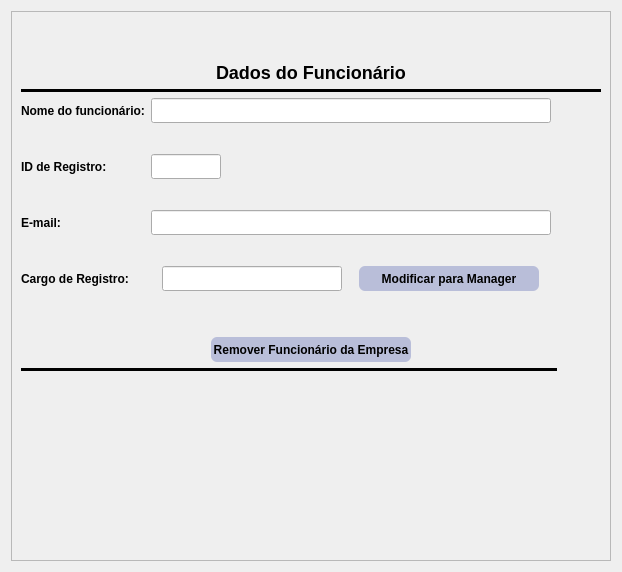
           <widget class="QWidget" name="page_descricao_funcionario">
            <layout class="QGridLayout" name="gridLayout_91">
             <item row="0" column="0">
              <widget class="QFrame" name="frame_4">
               <property name="minimumSize">
                <size>
                 <width>0</width>
                 <height>550</height>
                </size>
               </property>
               <property name="maximumSize">
                <size>
                 <width>600</width>
                 <height>600</height>
                </size>
               </property>
               <property name="frameShape">
                <enum>QFrame::StyledPanel</enum>
               </property>
               <property name="frameShadow">
                <enum>QFrame::Raised</enum>
               </property>
               <layout class="QGridLayout" name="gridLayout_93">
                <item row="2" column="0">
                 <spacer name="verticalSpacer_18">
                  <property name="orientation">
                   <enum>Qt::Vertical</enum>
                  </property>
                  <property name="sizeType">
                   <enum>QSizePolicy::Fixed</enum>
                  </property>
                  <property name="sizeHint" stdset="0">
                   <size>
                    <width>20</width>
                    <height>180</height>
                   </size>
                  </property>
                 </spacer>
                </item>
                <item row="0" column="0">
                 <layout class="QGridLayout" name="gridLayout_90">
                  <item row="0" column="0" alignment="Qt::AlignHCenter|Qt::AlignBottom">
                   <widget class="QLabel" name="label_36">
                    <property name="styleSheet">
                     <string notr="true">font-weight: bold;
font-size: 18px;</string>
                    </property>
                    <property name="text">
                     <string>Dados do Funcionário</string>
                    </property>
                   </widget>
                  </item>
                  <item row="1" column="0">
                   <widget class="Line" name="line_14">
                    <property name="styleSheet">
                     <string notr="true">background-color:black;</string>
                    </property>
                    <property name="orientation">
                     <enum>Qt::Horizontal</enum>
                    </property>
                   </widget>
                  </item>
                  <item row="2" column="0">
                   <layout class="QGridLayout" name="gridLayout_92">
                    <item row="3" column="1">
                     <spacer name="verticalSpacer_21">
                      <property name="orientation">
                       <enum>Qt::Vertical</enum>
                      </property>
                      <property name="sizeType">
                       <enum>QSizePolicy::Fixed</enum>
                      </property>
                      <property name="sizeHint" stdset="0">
                       <size>
                        <width>20</width>
                        <height>25</height>
                       </size>
                      </property>
                     </spacer>
                    </item>
                    <item row="4" column="5">
                     <spacer name="horizontalSpacer_15">
                      <property name="orientation">
                       <enum>Qt::Horizontal</enum>
                      </property>
                      <property name="sizeHint" stdset="0">
                       <size>
                        <width>40</width>
                        <height>20</height>
                       </size>
                      </property>
                     </spacer>
                    </item>
                    <item row="6" column="5">
                     <spacer name="horizontalSpacer_16">
                      <property name="orientation">
                       <enum>Qt::Horizontal</enum>
                      </property>
                      <property name="sizeHint" stdset="0">
                       <size>
                        <width>40</width>
                        <height>20</height>
                       </size>
                      </property>
                     </spacer>
                    </item>
                    <item row="6" column="1">
                     <layout class="QGridLayout" name="gridLayout_95">
                      <item row="0" column="0">
                       <widget class="QLineEdit" name="line_funccargo">
                        <property name="minimumSize">
                         <size>
                          <width>180</width>
                          <height>25</height>
                         </size>
                        </property>
                        <property name="maximumSize">
                         <size>
                          <width>180</width>
                          <height>25</height>
                         </size>
                        </property>
                       </widget>
                      </item>
                      <item row="0" column="1">
                       <widget class="QPushButton" name="button_promoverfunc">
                        <property name="minimumSize">
                         <size>
                          <width>150</width>
                          <height>25</height>
                         </size>
                        </property>
                        <property name="maximumSize">
                         <size>
                          <width>180</width>
                          <height>25</height>
                         </size>
                        </property>
                        <property name="cursor">
                         <cursorShape>PointingHandCursor</cursorShape>
                        </property>
                        <property name="styleSheet">
                         <string notr="true">QPushButton{
	background-color: rgb(185, 190, 217);
	color: black;
	font-weight: 700;
	border-radius: 6px;
}
QPushButton:hover{
	background-color:  rgb(0, 170, 255);
}</string>
                        </property>
                        <property name="text">
                         <string>Modificar para Manager</string>
                        </property>
                       </widget>
                      </item>
                     </layout>
                    </item>
                    <item row="7" column="1">
                     <spacer name="verticalSpacer_19">
                      <property name="orientation">
                       <enum>Qt::Vertical</enum>
                      </property>
                      <property name="sizeType">
                       <enum>QSizePolicy::Fixed</enum>
                      </property>
                      <property name="sizeHint" stdset="0">
                       <size>
                        <width>20</width>
                        <height>40</height>
                       </size>
                      </property>
                     </spacer>
                    </item>
                    <item row="1" column="1">
                     <spacer name="verticalSpacer_20">
                      <property name="orientation">
                       <enum>Qt::Vertical</enum>
                      </property>
                      <property name="sizeType">
                       <enum>QSizePolicy::Fixed</enum>
                      </property>
                      <property name="sizeHint" stdset="0">
                       <size>
                        <width>20</width>
                        <height>25</height>
                       </size>
                      </property>
                     </spacer>
                    </item>
                    <item row="0" column="1">
                     <widget class="QLineEdit" name="line_funcnome">
                      <property name="minimumSize">
                       <size>
                        <width>400</width>
                        <height>25</height>
                       </size>
                      </property>
                      <property name="maximumSize">
                       <size>
                        <width>400</width>
                        <height>25</height>
                       </size>
                      </property>
                     </widget>
                    </item>
                    <item row="2" column="0">
                     <widget class="QLabel" name="label_38">
                      <property name="styleSheet">
                       <string notr="true">font-weight: bold;</string>
                      </property>
                      <property name="text">
                       <string>ID de Registro:</string>
                      </property>
                     </widget>
                    </item>
                    <item row="6" column="0">
                     <widget class="QLabel" name="label_40">
                      <property name="styleSheet">
                       <string notr="true">font-weight: bold;</string>
                      </property>
                      <property name="text">
                       <string>Cargo de Registro:</string>
                      </property>
                     </widget>
                    </item>
                    <item row="4" column="0">
                     <widget class="QLabel" name="label_39">
                      <property name="styleSheet">
                       <string notr="true">font-weight: bold;</string>
                      </property>
                      <property name="text">
                       <string>E-mail:</string>
                      </property>
                     </widget>
                    </item>
                    <item row="4" column="1">
                     <widget class="QLineEdit" name="line_funcemail">
                      <property name="minimumSize">
                       <size>
                        <width>0</width>
                        <height>25</height>
                       </size>
                      </property>
                      <property name="maximumSize">
                       <size>
                        <width>16777215</width>
                        <height>25</height>
                       </size>
                      </property>
                     </widget>
                    </item>
                    <item row="11" column="0" colspan="3">
                     <widget class="Line" name="line_15">
                      <property name="styleSheet">
                       <string notr="true">background-color:black;</string>
                      </property>
                      <property name="orientation">
                       <enum>Qt::Horizontal</enum>
                      </property>
                     </widget>
                    </item>
                    <item row="5" column="1">
                     <spacer name="verticalSpacer_22">
                      <property name="orientation">
                       <enum>Qt::Vertical</enum>
                      </property>
                      <property name="sizeType">
                       <enum>QSizePolicy::Fixed</enum>
                      </property>
                      <property name="sizeHint" stdset="0">
                       <size>
                        <width>20</width>
                        <height>25</height>
                       </size>
                      </property>
                     </spacer>
                    </item>
                    <item row="2" column="1" alignment="Qt::AlignLeft">
                     <widget class="QLineEdit" name="line_funcid">
                      <property name="minimumSize">
                       <size>
                        <width>0</width>
                        <height>25</height>
                       </size>
                      </property>
                      <property name="maximumSize">
                       <size>
                        <width>70</width>
                        <height>25</height>
                       </size>
                      </property>
                     </widget>
                    </item>
                    <item row="0" column="5">
                     <spacer name="horizontalSpacer_13">
                      <property name="orientation">
                       <enum>Qt::Horizontal</enum>
                      </property>
                      <property name="sizeHint" stdset="0">
                       <size>
                        <width>40</width>
                        <height>20</height>
                       </size>
                      </property>
                     </spacer>
                    </item>
                    <item row="2" column="5">
                     <spacer name="horizontalSpacer_14">
                      <property name="orientation">
                       <enum>Qt::Horizontal</enum>
                      </property>
                      <property name="sizeHint" stdset="0">
                       <size>
                        <width>40</width>
                        <height>20</height>
                       </size>
                      </property>
                     </spacer>
                    </item>
                    <item row="0" column="0">
                     <widget class="QLabel" name="label_37">
                      <property name="styleSheet">
                       <string notr="true">font-weight: bold;</string>
                      </property>
                      <property name="text">
                       <string>Nome do funcionário:</string>
                      </property>
                     </widget>
                    </item>
                    <item row="10" column="0" colspan="6">
                     <layout class="QGridLayout" name="gridLayout_40">
                      <item row="0" column="0" alignment="Qt::AlignHCenter|Qt::AlignVCenter">
                       <widget class="QPushButton" name="button_desligarfunc">
                        <property name="minimumSize">
                         <size>
                          <width>200</width>
                          <height>25</height>
                         </size>
                        </property>
                        <property name="maximumSize">
                         <size>
                          <width>180</width>
                          <height>25</height>
                         </size>
                        </property>
                        <property name="cursor">
                         <cursorShape>PointingHandCursor</cursorShape>
                        </property>
                        <property name="styleSheet">
                         <string notr="true">QPushButton{
	background-color: rgb(185, 190, 217);
	color: black;
	font-weight: 700;
	border-radius: 6px;
}
QPushButton:hover{
	background-color:  rgb(0, 170, 255);
}</string>
                        </property>
                        <property name="text">
                         <string>Remover Funcionário da Empresa</string>
                        </property>
                       </widget>
                      </item>
                     </layout>
                    </item>
                   </layout>
                  </item>
                 </layout>
                </item>
               </layout>
              </widget>
             </item>
            </layout>
           </widget>
